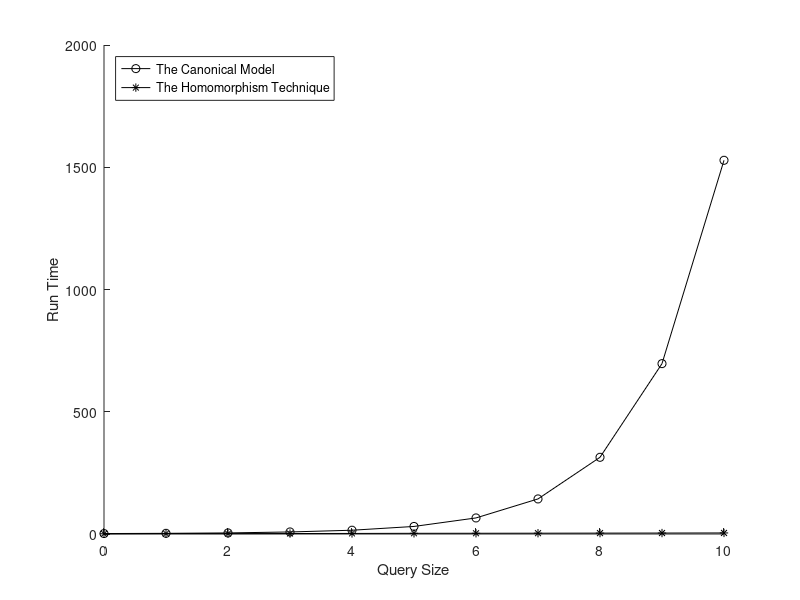

This figure's MATLAB source:
format long
A = [
	0	1.882700	0.937700;
	1	2.744700	1.820100;
	2	4.412700	1.622100;
	3	8.361300	1.932100;
	4	15.423600	2.295000;
	5	30.916500	2.827800;
	6	65.716100	3.006700;
	7	143.456200	3.281600;
	8	313.690300	3.626600;
	9	696.820400	3.914000;
	10	1528.439500	4.349600;
];

hold on
f = plot(A(:,1), A(:,2), 'k-o');
f = plot(A(:,1), A(:,3), 'k-*');
hold off
xlabel('Query Size')
ylabel('Run Time')
legend('The Canonical Model', 'The Homomorphism Technique', 'Location', 'northwest')
saveas(f, '../img/DescendantGraph.png');
